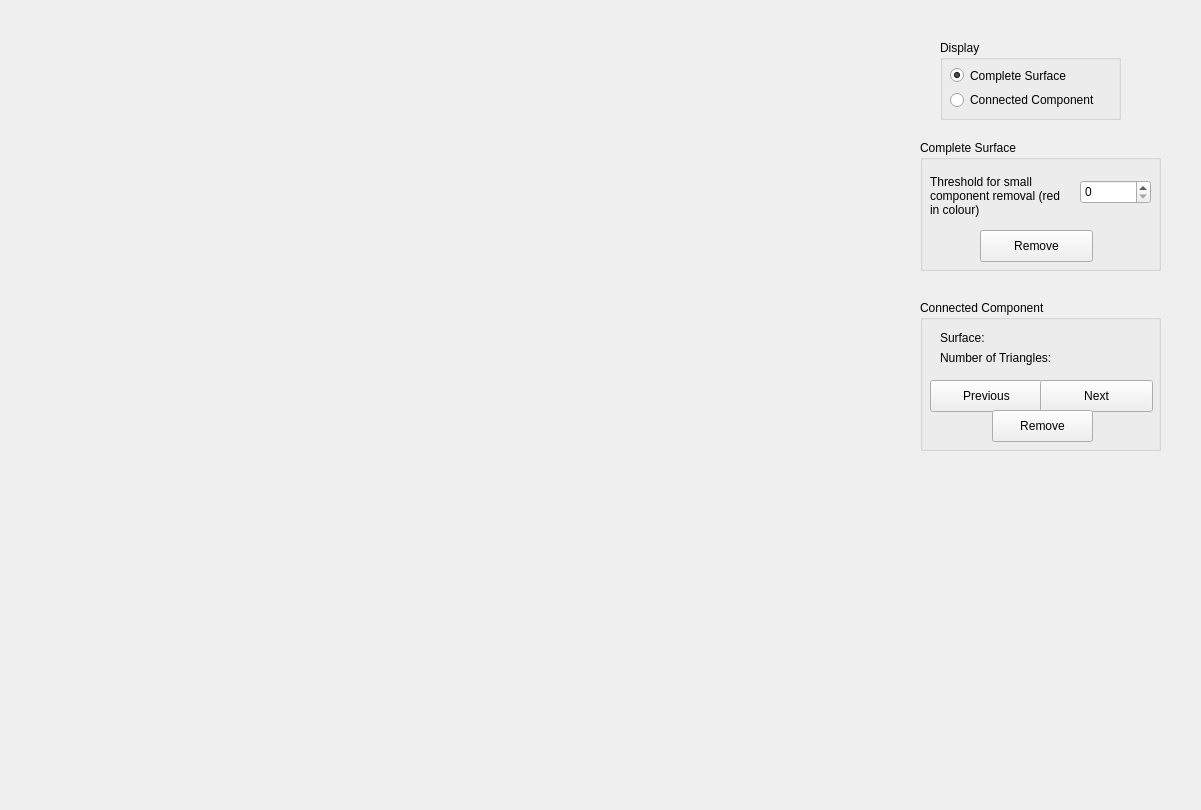
<?xml version="1.0" encoding="UTF-8"?>
<ui version="4.0">
 <class>Widget2</class>
 <widget class="QWidget" name="Widget2">
  <property name="geometry">
   <rect>
    <x>0</x>
    <y>0</y>
    <width>1201</width>
    <height>810</height>
   </rect>
  </property>
  <property name="windowTitle">
   <string>Form</string>
  </property>
  <property name="autoFillBackground">
   <bool>true</bool>
  </property>
  <widget class="QWidget" name="verticalLayoutWidget">
   <property name="geometry">
    <rect>
     <x>20</x>
     <y>20</y>
     <width>841</width>
     <height>771</height>
    </rect>
   </property>
   <layout class="QVBoxLayout" name="verticalLayout">
    <item>
     <widget class="QVTKWidget" name="widget5" native="true"/>
    </item>
   </layout>
  </widget>
  <widget class="QGroupBox" name="groupBox">
   <property name="geometry">
    <rect>
     <x>940</x>
     <y>40</y>
     <width>181</width>
     <height>80</height>
    </rect>
   </property>
   <property name="title">
    <string>Display</string>
   </property>
   <widget class="QRadioButton" name="radioBtnComplete">
    <property name="geometry">
     <rect>
      <x>10</x>
      <y>20</y>
      <width>141</width>
      <height>31</height>
     </rect>
    </property>
    <property name="text">
     <string>Complete Surface</string>
    </property>
    <property name="checked">
     <bool>true</bool>
    </property>
   </widget>
   <widget class="QRadioButton" name="radioBtnComponent">
    <property name="geometry">
     <rect>
      <x>10</x>
      <y>50</y>
      <width>171</width>
      <height>20</height>
     </rect>
    </property>
    <property name="text">
     <string>Connected Component</string>
    </property>
   </widget>
  </widget>
  <widget class="QGroupBox" name="groupBox_2">
   <property name="geometry">
    <rect>
     <x>920</x>
     <y>300</y>
     <width>241</width>
     <height>151</height>
    </rect>
   </property>
   <property name="title">
    <string>Connected Component</string>
   </property>
   <widget class="QLabel" name="label">
    <property name="geometry">
     <rect>
      <x>20</x>
      <y>30</y>
      <width>60</width>
      <height>16</height>
     </rect>
    </property>
    <property name="text">
     <string>Surface:</string>
    </property>
   </widget>
   <widget class="QLabel" name="label_2">
    <property name="geometry">
     <rect>
      <x>20</x>
      <y>50</y>
      <width>131</width>
      <height>16</height>
     </rect>
    </property>
    <property name="text">
     <string>Number of Triangles:</string>
    </property>
   </widget>
   <widget class="QPushButton" name="btnPrevious">
    <property name="geometry">
     <rect>
      <x>10</x>
      <y>80</y>
      <width>113</width>
      <height>32</height>
     </rect>
    </property>
    <property name="text">
     <string>Previous</string>
    </property>
   </widget>
   <widget class="QPushButton" name="btnNext">
    <property name="geometry">
     <rect>
      <x>120</x>
      <y>80</y>
      <width>113</width>
      <height>32</height>
     </rect>
    </property>
    <property name="text">
     <string>Next</string>
    </property>
   </widget>
   <widget class="QLabel" name="number">
    <property name="geometry">
     <rect>
      <x>160</x>
      <y>50</y>
      <width>71</width>
      <height>20</height>
     </rect>
    </property>
    <property name="text">
     <string/>
    </property>
   </widget>
   <widget class="QLabel" name="surface">
    <property name="geometry">
     <rect>
      <x>80</x>
      <y>26</y>
      <width>151</width>
      <height>20</height>
     </rect>
    </property>
    <property name="text">
     <string/>
    </property>
   </widget>
   <widget class="QPushButton" name="btnRemove2">
    <property name="geometry">
     <rect>
      <x>72</x>
      <y>110</y>
      <width>101</width>
      <height>32</height>
     </rect>
    </property>
    <property name="text">
     <string>Remove</string>
    </property>
   </widget>
  </widget>
  <widget class="QGroupBox" name="groupBox_3">
   <property name="geometry">
    <rect>
     <x>920</x>
     <y>140</y>
     <width>241</width>
     <height>131</height>
    </rect>
   </property>
   <property name="title">
    <string>Complete Surface</string>
   </property>
   <widget class="QLabel" name="label_3">
    <property name="geometry">
     <rect>
      <x>10</x>
      <y>30</y>
      <width>131</width>
      <height>51</height>
     </rect>
    </property>
    <property name="text">
     <string>Threshold for small component removal (red in colour)</string>
    </property>
    <property name="wordWrap">
     <bool>true</bool>
    </property>
   </widget>
   <widget class="QSpinBox" name="threshold">
    <property name="geometry">
     <rect>
      <x>160</x>
      <y>40</y>
      <width>71</width>
      <height>24</height>
     </rect>
    </property>
   </widget>
   <widget class="QPushButton" name="btnRemove">
    <property name="geometry">
     <rect>
      <x>60</x>
      <y>90</y>
      <width>113</width>
      <height>32</height>
     </rect>
    </property>
    <property name="text">
     <string>Remove</string>
    </property>
   </widget>
  </widget>
 </widget>
 <customwidgets>
  <customwidget>
   <class>QVTKWidget</class>
   <extends>QWidget</extends>
   <header>QVTKWidget.h</header>
   <container>1</container>
  </customwidget>
 </customwidgets>
 <resources/>
 <connections/>
 <slots>
  <slot>minIsoValueChanged(int)</slot>
  <slot>maxIsoValueChanged(int)</slot>
 </slots>
</ui>
